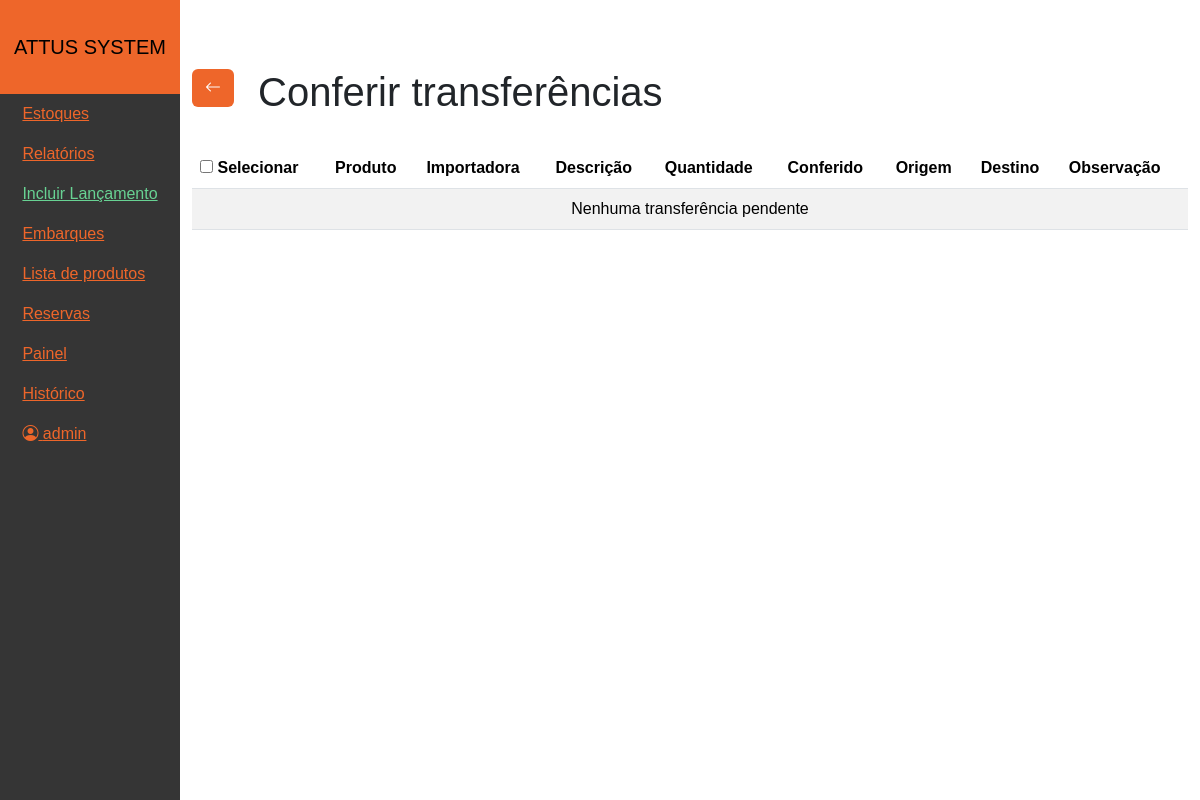
The app's page /lancamento/conferirTransferencias (signed in), older data.
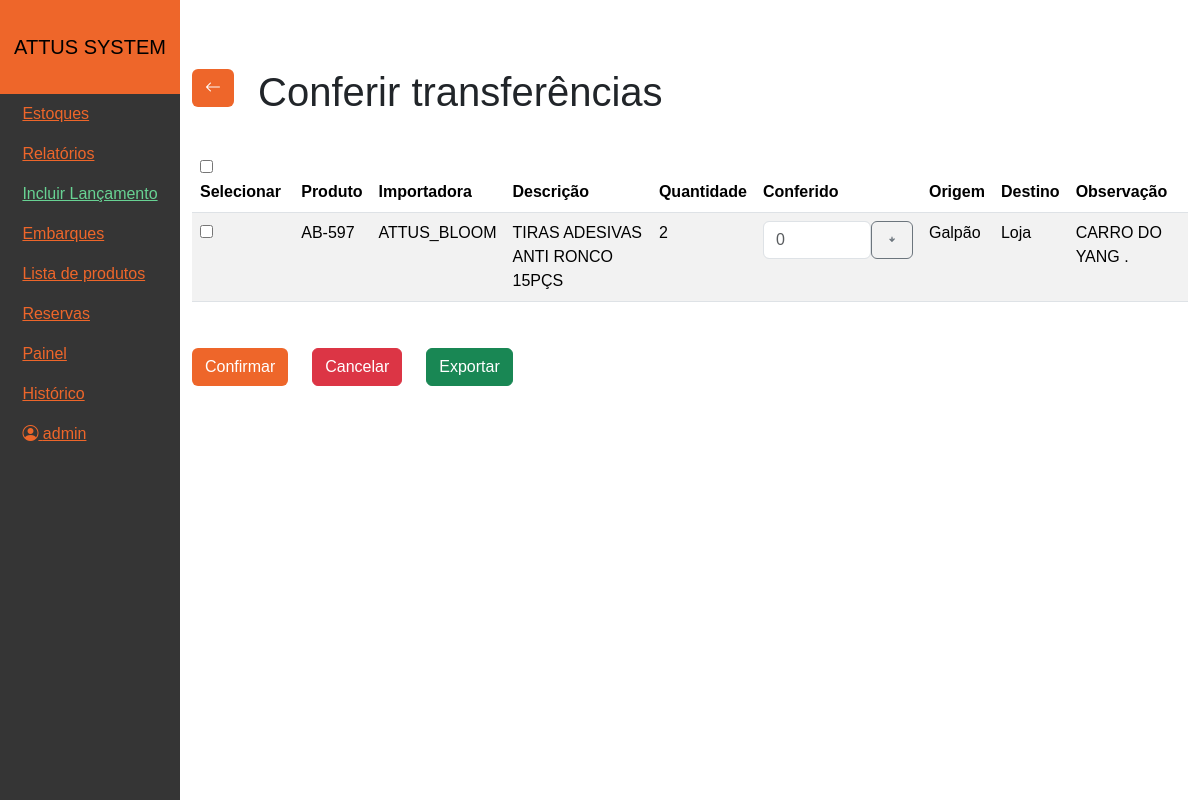
The same page, newer data.
### tables this page shows
CREATE TABLE `transferences` (
  `ID` int NOT NULL AUTO_INCREMENT,
  `product_ID` int NOT NULL,
  `from_stock_ID` int NOT NULL,
  `to_stock_ID` int NOT NULL,
  `quantity` int NOT NULL,
  `location` varchar(255) DEFAULT NULL,
  `observation` varchar(255) DEFAULT NULL,
  `confirmed` tinyint(1) DEFAULT '0',
  `created_at` timestamp NOT NULL DEFAULT CURRENT_TIMESTAMP,
  `updated_at` timestamp NOT NULL DEFAULT CURRENT_TIMESTAMP ON UPDATE CURRENT_TIMESTAMP,
  PRIMARY KEY (`ID`),
  KEY `product_ID` (`product_ID`),
  KEY `from_stock_ID` (`from_stock_ID`),
  KEY `to_stock_ID` (`to_stock_ID`)
);

CREATE TABLE `products` (
  `ID` int NOT NULL AUTO_INCREMENT,
  `code` varchar(30) NOT NULL,
  `description` varchar(255) DEFAULT NULL,
  `chinese_description` varchar(255) DEFAULT NULL,
  `importer` varchar(30) NOT NULL,
  `ean` varchar(13) DEFAULT NULL,
  `is_active` tinyint(1) DEFAULT '1',
  `created_at` timestamp NOT NULL DEFAULT CURRENT_TIMESTAMP,
  `giro_percentual` float unsigned zerofill DEFAULT NULL,
  PRIMARY KEY (`ID`)
);

CREATE TABLE `stocks` (
  `ID` int NOT NULL AUTO_INCREMENT,
  `name` varchar(15) NOT NULL,
  PRIMARY KEY (`ID`),
  UNIQUE KEY `name` (`name`)
);

### Controllers/_Viewer.php (called while the page is built)
<?php
class _Viewer
{
    public function view($view, $data = [])
    {
        extract($data);
        require_once "Views/$view.php";
    }
}

### Controllers/LancamentoController.php (called while the page is built, shortened)
<?php
require_once "Models/Lancamento.php";
class LancamentoController extends _Controller
{
    public $lancamentoModel;
    public function __construct()
    {
        $this->lancamentoModel = new Lancamento();
    }
    public function conferirTransferencias()
    {
        $mensagem_erro = isset($_SESSION['mensagem_erro']) ? $_SESSION['mensagem_erro'] : "";
        $sucesso = isset($_SESSION['sucesso']) ? $_SESSION['sucesso'] : false;
        $transferencias = $this->lancamentoModel->getTransferenciasPendentes();
        $this->view('Lancamento/ConferirTransferencias', [
            'transferencias' => $transferencias,
            'mensagem_erro' => $mensagem_erro,
            'sucesso' => $sucesso
        ]);
    }
}

### Models/Database.php (called while the page is built, shortened)
<?php
class Database
{
    private static $host;
    private static $username;
    private static $password;
    private static $dbname;
    private $conn;
    public function __construct()
    {
        self::$host = ConfigManager::$DATABASE_HOST;
        self::$username = ConfigManager::$DATABASE_USERNAME;
        self::$password = ConfigManager::$DATABASE_PASSWORD;
        self::$dbname = ConfigManager::$DATABASE_NAME;
        $this->conn = new mysqli(self::$host, self::$username, self::$password, self::$dbname);
    }
    public function query($sql)
    {
        return $this->conn->query($sql);
    }
}

### Models/Lancamento.php (called while the page is built, shortened)
<?php
require_once "Models/Database.php";
class Lancamento
{
    private $db;
    public function __construct($db = null)
    {
        if ($db) {
            $this->db = $db;
        } else {
            $this->db = new Database();
        }
    }
    public function getTransferenciasPendentes($where = "1")
    {
        $query = "SELECT `transferences`.*, `products`.`code`, `products`.`importer`, `products`.`description`, `from_stock`.`name` as `from_stock_name`, `to_stock`.`name` as `to_stock_name` FROM `transferences`
        INNER JOIN `products` ON `transferences`.`product_ID` = `products`.`ID`
        LEFT JOIN `stocks` AS `from_stock` ON `transferences`.`from_stock_ID` = `from_stock`.`ID`
        LEFT JOIN `stocks` AS `to_stock` ON `transferences`.`to_stock_ID` = `to_stock`.`ID`
        WHERE `confirmed` = 0 AND $where";
        $result = $this->db->query($query);
        $transferences = [];
        while ($row = $result->fetch_assoc()) {
            $transferences[] = $row;
        }
        return $transferences;
    }
}

### Views/Lancamento/ConferirTransferencias.php (the view, shortened to what the changed rows need)
<?php
require "Components/Header.php";
?>
<main class="container position-relative">
    <div class="d-flex w-100 justify-content-between mt-4 mb-3">
        <div class="d-flex gap-4 align-items-center">
            <h1 class="mt-4 mb-3">Conferir transferências</h1>
        </div>
    </div>
    <div class="table-responsive" style="max-height: 55vh; min-height: 200px">
        <table class="table table-striped">
            <thead class="thead-dark" style="position: sticky; top: 0; z-index: 1000">
                <tr>
                    <th>
                        <input type="checkbox" id="selecionar-todos">
                        <label for="selecionar-todos">Selecionar</label>
                    </th>
                    <th>Produto</th>
                    <th>Importadora</th>
                    <th>Descrição</th>
                    <th>Quantidade</th>
                    <th>Conferido</th>
                    <th>Origem</th>
                    <th>Destino</th>
                    <th>Observação</th>
                </tr>
            </thead>
            <tbody>
                <?php foreach ($transferencias as $transferencia): ?>
                    <tr id=<?= "row-" . $transferencia['ID'] ?>>
                        <td><input type="checkbox" name="is-checked" value="<?= $transferencia["ID"] ?>"></td>
                        <td><?= $transferencia["code"] ?></td>
                        <td><?= $transferencia["importer"] ?></td>
                        <td><?= $transferencia["description"] ?></td>
                        <td><?= $transferencia["quantity"] ?></td>
                        <td>
                            <div class="d-flex" style="width: 150px;">
                                <input type="number" class="form-control" placeholder="0" min="0" name="quantity_received"
                                    required data-quantity-expected="<?= $transferencia['quantity'] ?>"
                                    data-id="<?= $transferencia['ID'] ?>">
                                <button class="btn btn-outline-secondary fill-button"
                                    title="Preencher com a quantidade esperada" data-id="<?= $transferencia['ID'] ?>">
                                </button>
                            </div>
                        </td>
                        <td><?= $transferencia["from_stock_name"] ?></td>
                        <td><?= $transferencia["to_stock_name"] ?></td>
                        <td><?= $transferencia["observation"] ?></td>
                    </tr>
                <?php endforeach; ?>
                <?php if (empty($transferencias)): ?>
                    <tr>
                        <td colspan="9" class="text-center">Nenhuma transferência pendente</td>
                    </tr>
                <?php endif; ?>
            </tbody>
        </table>
    </div>
    <?php if (!empty($transferencias)): ?>
        <div class="d-flex gap-4">
            <form action="/lancamento/confirmarTransferencias" method="post" id="form-confirm">
                <button type="submit" class="btn btn-custom">Confirmar</button>
            </form>
            <form action="/lancamento/cancelarTransferencias" method="post" id="form-cancel">
                <button type="submit" class="btn btn-danger">Cancelar</button>
            </form>
            <form action="/lancamento/exportarConferirTransferencias" method="post" id="form-export"
                onsubmit="handleFormExportSubmit(event)" target="_blank">
                <button type="submit" class="btn btn-success">Exportar</button>
            </form>
        </div>
    <?php endif; ?>
</main>
<?php
include "Components/Template.php";
?>

Row changes from the older to the newer data that the page shows:
added transferences: product_ID.code "AB-597", product_ID.importer "ATTUS_BLOOM", product_ID.description "TIRAS ADESIVAS ANTI RONCO 15PÇS", quantity "2", stocks.name "Galpão", stocks.name "Loja", observation "CARRO DO YANG ."
Text that changed along with them:
text no longer shown: "Nenhuma transferência pendente"
text now shown: "Confirmar Cancelar Exportar"
